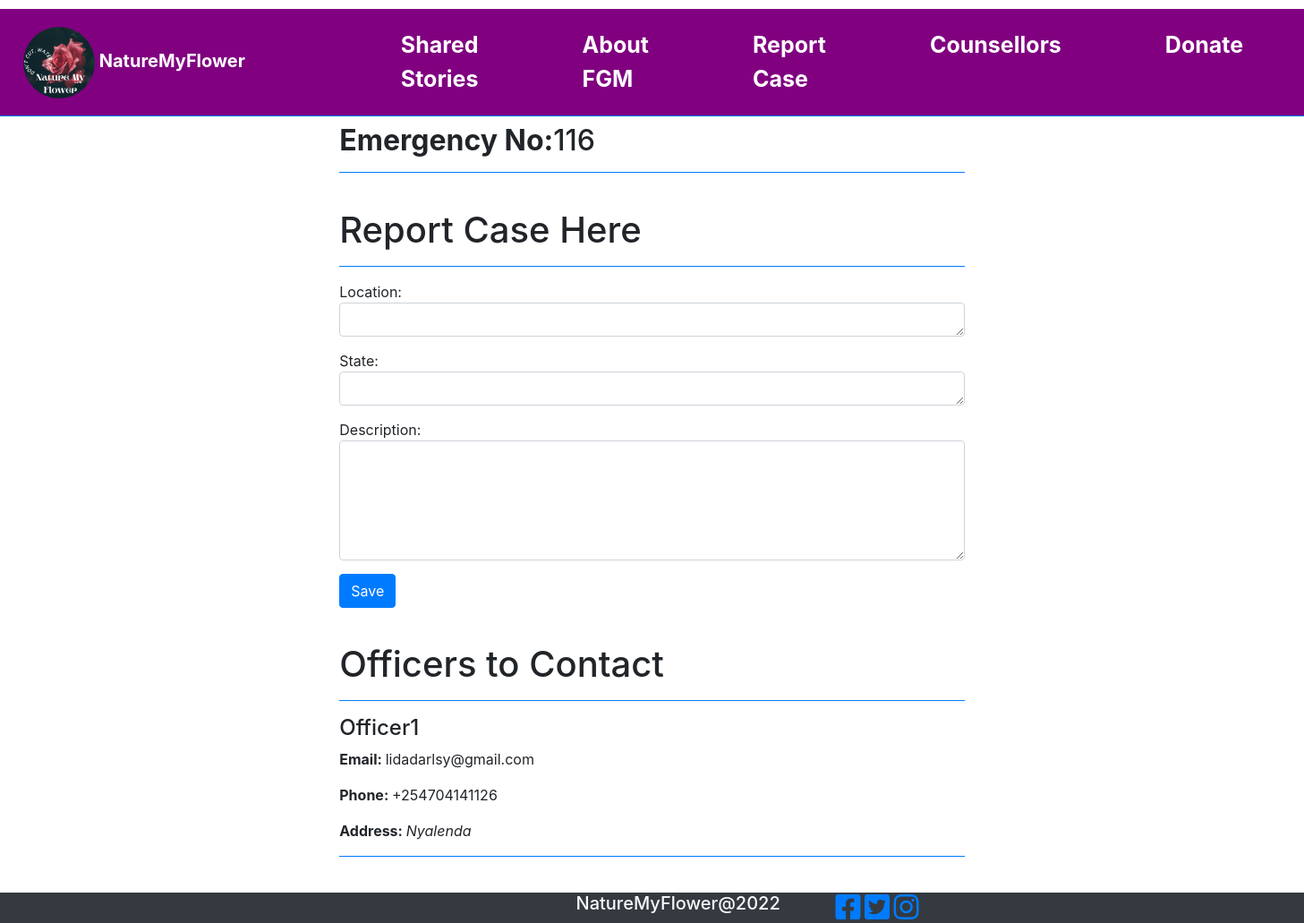
Screenshot of /report with the database file from the repository.
### todo/models.py (models this page shows, shortened)
class Officers(models.Model):
    name = models.CharField(max_length=100)
    email = models.EmailField()
    phone = models.CharField(max_length=100)
    address = models.CharField(max_length=100)

### todo/views.py (the view)
# urls.py: path("report", views.reports, name='reports'),
def reports(request):
    context = {
        "page":"reports",
        "Officers":Officers.objects.all()
    }
    return render(request,"todo/report.html",context)

### todo/templates/todo/report.html (shortened to what this page needs)
{% extends 'todo/base.html' %} {% load static %} {% block header %}
<link rel="stylesheet" href="{% static 'css/checkbox-css.css' %}">
{% endblock %} {% block content %}
<section id="emergency">
    <div class="w-100 h-100 d-flex justify-content-center align-items-center">
        <div class="col-md-6">
            <h2><b>Emergency No:</b>116</h2>
            <hr class='border-primary'>
        </div>
    </div>
    </section>
    <br>
<section id ="form">
    <div class="w-100 h-100 d-flex justify-content-center align-items-center">
        <div class='col-md-6'>
            <h1>Report Case Here</h1>
            <hr class='border-primary'>
            <form action="#" method="POST">
                <div class="form-group">
                    Location:
                    <textarea name="location" id="location" cols="50" rows="1" class="form-control" required></textarea>
                </div>
                <div class="form-group">
                    State:
                    <textarea name="description" id="description" cols="50" rows="1" class="form-control" required>{% if 'description' in todo %}{{todo.description}}{% endif %}</textarea>
                </div>
                <div class="form-group">
                    Description:
                    <textarea name="description" id="description" cols="50" rows="5" class="form-control" required>{% if 'description' in todo %}{{todo.description}}{% endif %}</textarea>
                </div>
                <div class="form-group">
                    <button class="btn btn-primary">Save</button>
                </div>
            </form>
        </div>
    </div>
</section>
<br>
<section id="officers" class="">
    <div class="w-100 h-100 d-flex justify-content-center align-items-center">
        <div class="col-md-6">
            <h1> Officers to Contact </h1>
            <hr class="border-primary">
            {% for student in Officers %}
            <h4>{{ student.name }}</h4>
                <p><b>Email: </b>{{ student.email }}</p>
                <p><b>Phone: </b>{{ student.phone }}</p>
                <p><b>Address: </b><i>{{ student.address }}</i></p>
                <hr class="border-primary">
                <br>
            {% endfor %}
        </div>
    </div>
</section>
{% endblock %}

### static/css/custom.css (style rules this page uses)
html, body { height: 100%; width: 100%; }

### static/css/checkbox-css.css (style rules this page uses)
*, *:before, *:after { -webkit-box-sizing: border-box; -moz-box-sizing: border-box; box-sizing: border-box; margin: 0; padding: 0; }
.form-group { display: block; margin-bottom: 15px; }

### todo/templates/todo/base.html (style rules this page uses)
html, body { height: 100%; width: 100%; }

### rows the page displays
Officers: name "Officer1", email "lidadarlsy@gmail.com", phone "+254704141126", address "Nyalenda"
